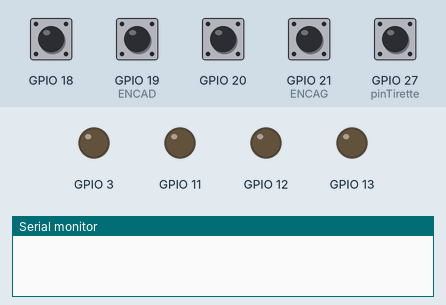
This sketch was run on a simulated ESP32. Parts: output pins drawn as LEDs (lit = HIGH), the last lines printed to the serial monitor. The inputs (shaded band) are chosen by the test bench; at power-on: GPIO 18, GPIO 19 (ENCAD), GPIO 20, GPIO 21 (ENCAG), GPIO 27 (pinTirette) HIGH.

Above: at 1.0 s.
1.1 s: GPIO 27 (pinTirette) pulled LOW for 0.15 s
At 3.4 s:
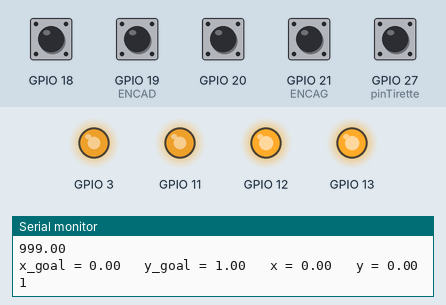
4.2 s: GPIO 19 (ENCAD) pulled LOW for 0.15 s
At 5.8 s:
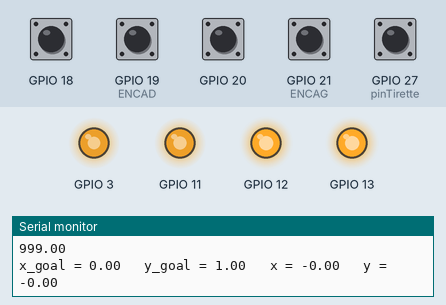
7.3 s: GPIO 21 (ENCAG) pulled LOW for 0.15 s
At 7.9 s:
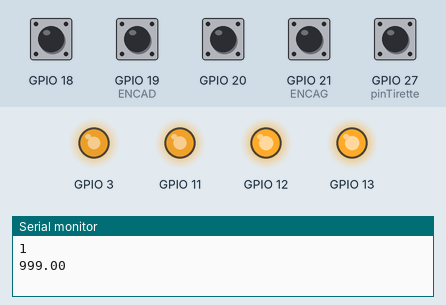
10.4 s: GPIO 19 (ENCAD) pulled LOW for 1 s
At 11.8 s:
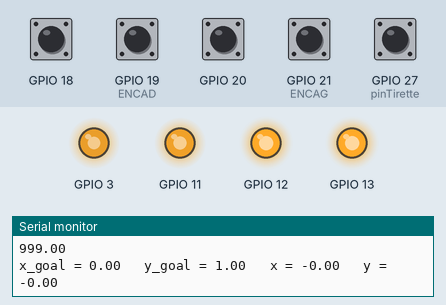
14.4 s: GPIO 21 (ENCAG) pulled LOW for 1 s
At 16.6 s:
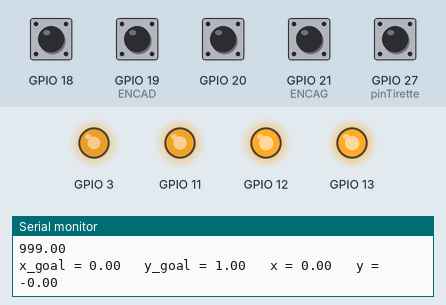
18.4 s: GPIO 19 (ENCAD) pulled LOW for 0.15 s
At 19.6 s:
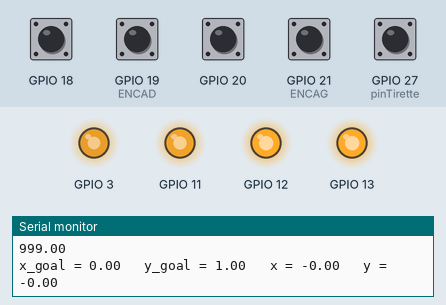
Timing chart, 0 to 21.4 s (numbered marks = the images above; inputs shaded):
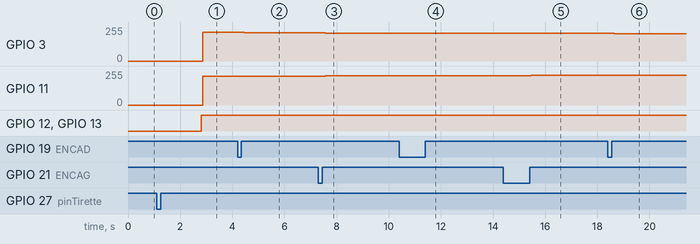

Measured:
- after the input at 1.1 s, GPIO 3: 0/255 → 214/255 after 1.8 s; GPIO 11: 0/255 → 215/255 after 1.8 s; GPIO 12, GPIO 13: LOW → HIGH after 1.7 s
- after the input at 4.2 s, GPIO 3: 214/255 → 212/255 after 0.27 s; GPIO 11: 215/255 → 217/255 after 0.27 s
- after the input at 7.3 s, GPIO 3: 212/255 → 210/255 after 0.26 s; GPIO 11: 217/255 → 219/255 after 0.26 s
- after the input at 10.4 s, GPIO 3: 210/255 → 208/255 after 1.1 s; GPIO 11: 219/255 → 221/255 after 1.1 s
- after the input at 14.4 s, GPIO 3: 208/255 → 207/255 after 1.1 s; GPIO 11: 221/255 → 223/255 after 1.1 s
- after the input at 18.4 s, GPIO 3: 207/255 → 205/255 after 0.25 s; GPIO 11: 223/255 → 224/255 after 0.25 s

The sketch:

Odometry.ino
```cpp
#include "Motor_Control.h"
#include "Odometry.h"
#include <stdint.h>

#define ENCAD 19  //Encodeur A du moteur droit
#define ENCBD 18  //Encodeur B du moteur droit
#define PWMD 11   //Control moteur droit
#define DIRD 13   //Gérer le sens de rotation du moteur droit

#define ENCAG 21  //Encodeur A du moteur gauche
#define ENCBG 20  //Encodeur B du moteur gauche
#define PWMG 3    //Control moteur gauche
#define DIRG 12   //Gérer le sens de rotation du moteur gauche

Motor motorR(ENCAD, ENCBD, PWMD, DIRD);
Motor motorL(ENCAG, ENCBG, PWMG, DIRG);

float phiR = 0.0, phiL = 0.0;
float L = 0.245 / 2;
float r = 0.065 / 2;
float v, w;
float posL = 0, posR = 0;
float thetaref;
float eps = 0.1;
float x_int, y_int;
float pi = 3.14;
float chrono;

int iter = 0;
const uint8_t pinTirette = 27;
double dist;
float K1 = 300;

float ly_goal[4] = { 0, 1, 1, 0 }; //Prévoir le point de retour à la base 0,0
float lx_goal[4] = { 0, 0, 2, 0 };
int arrayLength = sizeof(lx_goal) / sizeof(lx_goal[0]);
float x_goal, y_goal;
int i_goal = 0;

Odometry robot(L, r);

enum StateType { DEPART, NAVIGATION, EVITEMENT, STOP };
StateType State = DEPART;

void setup() {
  Serial.begin(9600);
  pinMode(pinTirette, INPUT_PULLUP);

  wait(0);
  Serial.println("Initialisation");
  wait(1);
  Serial.println("Match");

  motorR.init();
  attachInterrupt(digitalPinToInterrupt(ENCAD), readEncoderD, RISING);
  motorL.init();
  attachInterrupt(digitalPinToInterrupt(ENCAG), readEncoderG, RISING);

  delay(1500);
  chrono = millis();
}

void loop() {
  Serial.println(State);
  Serial.println(dist);

  dist = 999;
  posR = -motorR.pos;
  posL = motorL.pos;
  robot.updateOdometry(posR, posL, x_goal, y_goal);

  switch (State) {
    case DEPART:
      motorR.setMotorSpeed(0);
      motorL.setMotorSpeed(0);
      break;

    case NAVIGATION:
      x_goal = lx_goal[i_goal];
      y_goal = ly_goal[i_goal];
      thetaref = atan2((y_goal - robot.y), (x_goal - robot.x));
      w = K1 * atan2(sin(thetaref - robot.theta), cos(thetaref - robot.theta));
      if (absf(thetaref - robot.theta) > eps) {
        v = 0;
        phiR = (v + w * L) / r;
        phiL = (v - w * L) / r;
        motorR.setMotorSpeed(phiR);
        motorL.setMotorSpeed(phiL);
      } else {
        v = 10;
        phiR = (v + w * L) / r;
        phiL = (v - w * L) / r;
        motorR.setMotorSpeed(phiR);
        motorL.setMotorSpeed(phiL);
      }
      break;

    case EVITEMENT:
      v = 0;
      w = 0;
      phiR = (v + w * L) / r;
      phiL = (v - w * L) / r;
      motorR.setMotorSpeed(phiR);
      motorL.setMotorSpeed(phiL);
      break;

    case STOP:
      Serial.println("STOP");
      motorR.setMotorSpeed(0);
      motorL.setMotorSpeed(0);
      break;
  }

  if (State == DEPART && dist > 30) { State = NAVIGATION; }
  if (State == NAVIGATION && (absf(robot.y - y_goal) < eps) && (absf(robot.x - x_goal)) < eps && i_goal != arrayLength) { State = NAVIGATION; i_goal++; }
  if (State == NAVIGATION && (absf(robot.y - y_goal) < eps) && (absf(robot.x - x_goal)) < eps && i_goal == arrayLength) { State = STOP; }
  if (State == NAVIGATION && dist > 0 && dist < 50) { State = EVITEMENT; }
  if (State == EVITEMENT && dist > 50) { State = NAVIGATION; }
  if (millis() - chrono > 85000) { State = NAVIGATION; i_goal = arrayLength;}
  if (millis() - chrono > 99000) { State = STOP; }

  iter++;
}

float absf(float val) {
  return val < 0 ? -val : val;
}

void wait(int status) {
  while (digitalRead(pinTirette) != status) {
    delay(100);
  }
}

void readEncoderD() {
  motorR.readEncoder();
}
void readEncoderG() {
  motorL.readEncoder();
}
```

Motor_Control.cpp
```cpp
#include "Motor_Control.h"

Motor::Motor(byte enca, byte encb, byte pwm, byte dir) {
  this->enca = enca;
  this->encb = encb;
  this->u = u;
  this->pwm = pwm;
  this->dir = dir;
}

void Motor::init() {
  pinMode(enca, INPUT_PULLUP);
  pinMode(encb, INPUT_PULLUP);
  pinMode(pwm, OUTPUT);
  pinMode(dir, OUTPUT);
}

void Motor::setMotorSpeed(int phi) {
  int pwr = 0.7 * fabs(phi); //Equation à modifier selon l'étalonnage permettant de trouver la zone de fonctionnement linéaire

  if (pwr > 255) {
    pwr = 255;
  } else if (pwr < 50) { //Valeur de tension en dessous de laquelle le moteur ne tourne plus, obtenue grossièrement, à vérifier
    pwr = 0;
  }

  int sign = 1;
  if (phi < 0) {
    sign = -1;
  }

  analogWrite(pwm, pwr);

  if (sign == 1) {
    digitalWrite(dir, HIGH);
  } else {
    digitalWrite(dir, LOW);
  }
}

void Motor::readEncoder() {
  int d = digitalRead(encb);
  if (d > 0) {
    pos++;
  } else {
    pos--;
  }
}
```

Motor_Control.h
```cpp
#include <Arduino.h>

class Motor {
private:
  float u;
  byte pwm;
  byte enca;
  byte encb;
  byte dir;

public:
  volatile int pos;

  Motor() {}  //Ne pas utiliser
  Motor(byte enca, byte encb, byte pwm, byte dir);

  void init();
  void setMotorSpeed(int phi);
  void readEncoder();
};
```

Odometry.cpp
```cpp
#include "Odometry.h"

Odometry::Odometry(float L, float r) {
  this->L = L;
  this->r = r;
}

void Odometry::updateOdometry(float posR, float posL, float x_goal, float y_goal) { //Voir le cours de robotique

  DR = r * (posR - posR_prec) * pi / 180;
  DL = r * (posL - posL_prec) * pi / 180;
  DC = (DR + DL) / 2;

  x = x_prec + DC * cos(theta);
  y = y_prec + DC * sin(theta);

  theta = theta_prec + (DR - DL) / (2 * L);
  theta_prec = theta;

  x_prec = x;
  y_prec = y;

  posL_prec = posL;
  posR_prec = posR;

  Serial.print("x_goal = ");
  Serial.print(x_goal);
  Serial.print("   ");
  Serial.print("y_goal = ");
  Serial.print(y_goal);
  Serial.print("   ");
  Serial.print("x = ");
  Serial.print(x);
  Serial.print("   ");
  Serial.print("y = ");
  Serial.println(y);
}
```

Odometry.h
```cpp
#include <Arduino.h>

class Odometry {
private:

public:
  float pi = 3.14, L, r;
  float posL = 0, posR = 0, theta_prec = pi / 2, theta = 0, x = 0, y = 0, DR = 0, DL = 0, DC = 0, x_prec = 0, y_prec = 0, posL_prec = 0, posR_prec = 0;

  Odometry() {}  //Ne pas utiliser
  Odometry(float L, float r);

  void updateOdometry(float posR, float posL, float x_goal, float y_goal);
};
```
